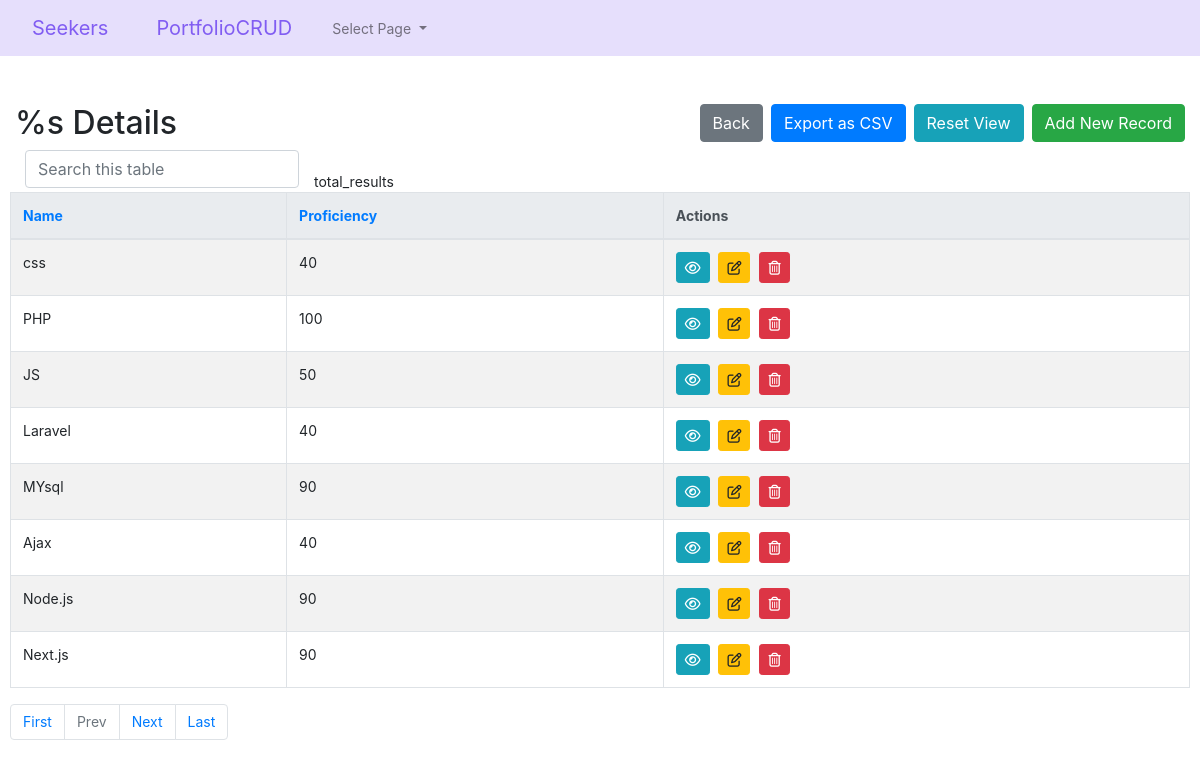
The app's page /user/InfoCRUD/skills-index.php (signed in) with its own data.
### tables this page shows
CREATE TABLE `skills` (
  `skill_id` int(11) NOT NULL,
  `user_id` bigint(20) UNSIGNED DEFAULT NULL,
  `skill_name` varchar(255) DEFAULT NULL,
  `skill_level` varchar(50) DEFAULT NULL
);

### user/InfoCRUD/config.php (called while the page is built, shortened)
<?php
$no_of_records_per_page = '10';
$protocol               = (isset($_SERVER['HTTPS']) && $_SERVER['HTTPS'] == 'on') ? 'https' : 'http';
$domain                 = $protocol . '://' . $_SERVER['HTTP_HOST'];
?>

### user/InfoCRUD/skills-index.php (the view, shortened to what this page needs)
<?php
require_once('config.php');
require_once('helpers.php');
$user_id = $_SESSION['user_id'];
$isCsvExport = isset($_GET['export']) && $_GET['export'] == 'csv';
$script = $_SERVER['SCRIPT_NAME'];
$parameters = $_GET ? $_SERVER['QUERY_STRING'] : "";
$currenturl = $domain . $script . '?' . $parameters;
if (isset($_GET['pageno'])) {
    $pageno = $_GET['pageno'];
} else {
    $pageno = 1;
}
$offset = ($pageno - 1) * $no_of_records_per_page;
$where_statement = " WHERE 1=1 ";
if (!empty($_GET['search'])) {
    $search = mysqli_real_escape_string($link, $_GET['search']);
    if (strpos('`skills`.`skill_id`, `skills`.`skill_name`, `skills`.`skill_level`', ',')) {
        $where_statement .= " AND CONCAT_WS (`skills`.`skill_id`, `skills`.`skill_name`, `skills`.`skill_level`) LIKE '%$search%'";
    } else {
        $where_statement .= " AND `skills`.`skill_id`, `skills`.`skill_name`, `skills`.`skill_level` LIKE '%$search%'";
    }
} else {
    $search = "";
}
$sql = "SELECT skills.*
FROM skills
LEFT JOIN users AS user_idusers ON user_idusers.id = skills.user_id
WHERE user_idusers.id = $user_id
GROUP BY skills.skill_id
ORDER BY skill_id ASC
";
if (!$isCsvExport) {
    $sql .= " LIMIT $offset, $no_of_records_per_page";
}
$result = mysqli_query($link, $sql);
$count_pages = "SELECT COUNT(*) AS count
                FROM `skills`
			LEFT JOIN `users` AS `user_idusers` ON `user_idusers`.`id` = `skills`.`user_id`
                $where_statement";
?>
<!DOCTYPE html>
<html lang="en">
<head>
    <link rel="stylesheet" href="https://stackpath.bootstrapcdn.com/bootstrap/4.5.0/css/bootstrap.min.css"
>
</head>
<body>
    <?php require_once('navbar.php'); ?>
    <section class="pt-5">
        <div class="container-fluid">
            <div class="row">
                <div class="col-md-12">
                    <div class="page-header clearfix">
                        <h2 class="float-left">
                        </h2>
                        <a href="skills-create.php" class="btn btn-success float-right">
                        </a>
                        <a href="skills-index.php" class="btn btn-info float-right mr-2">
                        </a>
                        <a href="skills-index.php?export=csv" class="btn btn-primary float-right mr-2">
                        </a>
                        <a href="javascript:history.back()" class="btn btn-secondary float-right mr-2">
                        </a>
                    </div>
                    <div class="form-row">
                        <form action="skills-index.php" method="get">
                            <div class="col"> <input type="text" class="form-control"
                                    placeholder="<?php translate('Search this table') ?>" name="search"></div>
                        </form>
                        <br>
                        <?php
                        if ($result):
                            if (mysqli_num_rows($result) > 0):
                                $number_of_results = mysqli_fetch_assoc(mysqli_query($link, $count_pages))['count'];
                                $total_pages = ceil($number_of_results / $no_of_records_per_page);
                                ?>
                                <table class='table table-bordered table-striped'>
                                    <thead class='thead-light'>
                                        <tr>
                                            <?php
                                            $columnname = "skill_name";
                                            $sort_link = isset($_GET["order"]) && $_GET["order"] == $columnname && $_GET["sort"] == "asc" ? "desc" : "asc";
                                            $sort_link = isset($_GET["order"]) && $_GET["order"] == $columnname && $_GET["sort"] == "desc" ? "asc" : $sort_link;
                                            echo "<th><a href=?search=$search&order=skill_name&sort=" . $sort_link . ">Name</a></th>";
                                            $columnname = "skill_level";
                                            $sort_link = isset($_GET["order"]) && $_GET["order"] == $columnname && $_GET["sort"] == "asc" ? "desc" : "asc";
                                            $sort_link = isset($_GET["order"]) && $_GET["order"] == $columnname && $_GET["sort"] == "desc" ? "asc" : $sort_link;
                                            echo "<th><a href=?search=$search&order=skill_level&sort=" . $sort_link . ">Proficiency</a></th>";
                                            ?>
                                            <th>
                                            </th>
                                        </tr>
                                    </thead>
                                    <tbody>
                                        <?php while ($row = mysqli_fetch_array($result)): ?>
                                            <tr>
                                                <?php
                                                echo "<td>";
                                                echo nl2br(htmlspecialchars($row['skill_name'] ?? ""));
                                                echo "</td>" . "\n\t\t\t\t\t\t\t\t\t\t\t\t";
                                                echo "<td>";
                                                echo nl2br(htmlspecialchars($row['skill_level'] ?? ""));
                                                echo "</td>" . "\n\t\t\t\t\t\t\t\t\t\t\t\t"; ?>
                                                <td>
                                                    <?php
                                                    $column_id = 'skill_id';
                                                    if (!empty($column_id)): ?>
                                                        <a id='read-<?php echo $row['skill_id']; ?>'
                                                            href='skills-read.php?skill_id=<?php echo $row['skill_id']; ?>'
                                                            title='<?php echo addslashes(translate('View Record', false)); ?>'
                                                            data-toggle='tooltip' class='btn btn-sm btn-info'><i
                                                                class='far fa-eye'></i></a>
                                                        <a id='update-<?php echo $row['skill_id']; ?>'
                                                            href='skills-update.php?skill_id=<?php echo $row['skill_id']; ?>'
                                                            title='<?php echo addslashes(translate('Update Record', false)); ?>'
                                                            data-toggle='tooltip' class='btn btn-sm btn-warning'><i
                                                                class='far fa-edit'></i></a>
                                                        <a id='delete-<?php echo $row['skill_id']; ?>'
                                                            href='skills-delete.php?skill_id=<?php echo $row['skill_id']; ?>'
                                                            title='<?php echo addslashes(translate('Delete Record', false)); ?>'
                                                            data-toggle='tooltip' class='btn btn-sm btn-danger'><i
                                                                class='far fa-trash-alt'></i></a>
                                                    <?php else: ?>
                                                        <?php echo addslashes(translate('unsupported_no_pk')); ?>
                                                    <?php endif; ?>
                                                </td>
                                            </tr>
                                        <?php endwhile; ?>
                                    </tbody>
                                </table>
                                <ul class="pagination" align-right>
                                    <?php
                                    $new_url = preg_replace('/&?pageno=[^&]*/', '', $currenturl);
                                    ?>
                                    <li class="page-item"><a class="page-link" href="<?php echo $new_url . '&pageno=1' ?>">
                                        </a></li>
                                    <li class="page-item <?php if ($pageno <= 1) {
                                        echo 'disabled';
                                    } ?>">
                                        <a class="page-link"
                                            href="<?php if ($pageno <= 1) {
                                                echo '#';
                                            } else {
                                                echo $new_url . "&pageno=" . ($pageno - 1);
                                            } ?>">
                                        </a>
                                    </li>
                                    <li class="page-item <?php if ($pageno >= $total_pages) {
                                        echo 'disabled';
                                    } ?>">
                                        <a class="page-link"
                                            href="<?php if ($pageno >= $total_pages) {
                                                echo '#';
                                            } else {
                                                echo $new_url . "&pageno=" . ($pageno + 1);
                                            } ?>">
                                        </a>
                                    </li>
                                    <li class="page-item <?php if ($pageno >= $total_pages) {
                                        echo 'disabled';
                                    } ?>">
                                        <a class="page-item"><a class="page-link"
                                                href="<?php echo $new_url . '&pageno=' . $total_pages; ?>">
                                            </a>
                                    </li>
                                </ul>
                            <?php else: ?>
                                <p class='lead'><em>
                                        <?php translate('No records were found.') ?>
                                    </em></p>
                            <?php endif ?>
                        <?php endif ?>
                    </div>
                </div>
            </div>
    </section>
</body>
</html>

### user/InfoCRUD/skills-index.php (style rules this page uses)
.page-header h2 { margin-top: 0; }
table tr td:last-child a { margin-right: 5px; }
body { font-size: 14px; }

### records on screen
skills: skill_name "css", skill_level "40"
skills: skill_name "PHP", skill_level "100"
skills: skill_name "JS", skill_level "50"
skills: skill_name "Laravel", skill_level "40"
skills: skill_name "MYsql", skill_level "90"
skills: skill_name "Ajax", skill_level "40"
skills: skill_name "Node.js", skill_level "90"
skills: skill_name "Next.js", skill_level "90"

### other values on screen
$key "Select Page %s Details Add New Record Reset View Export as CSV Back total_results Actions First Prev Next Last"
